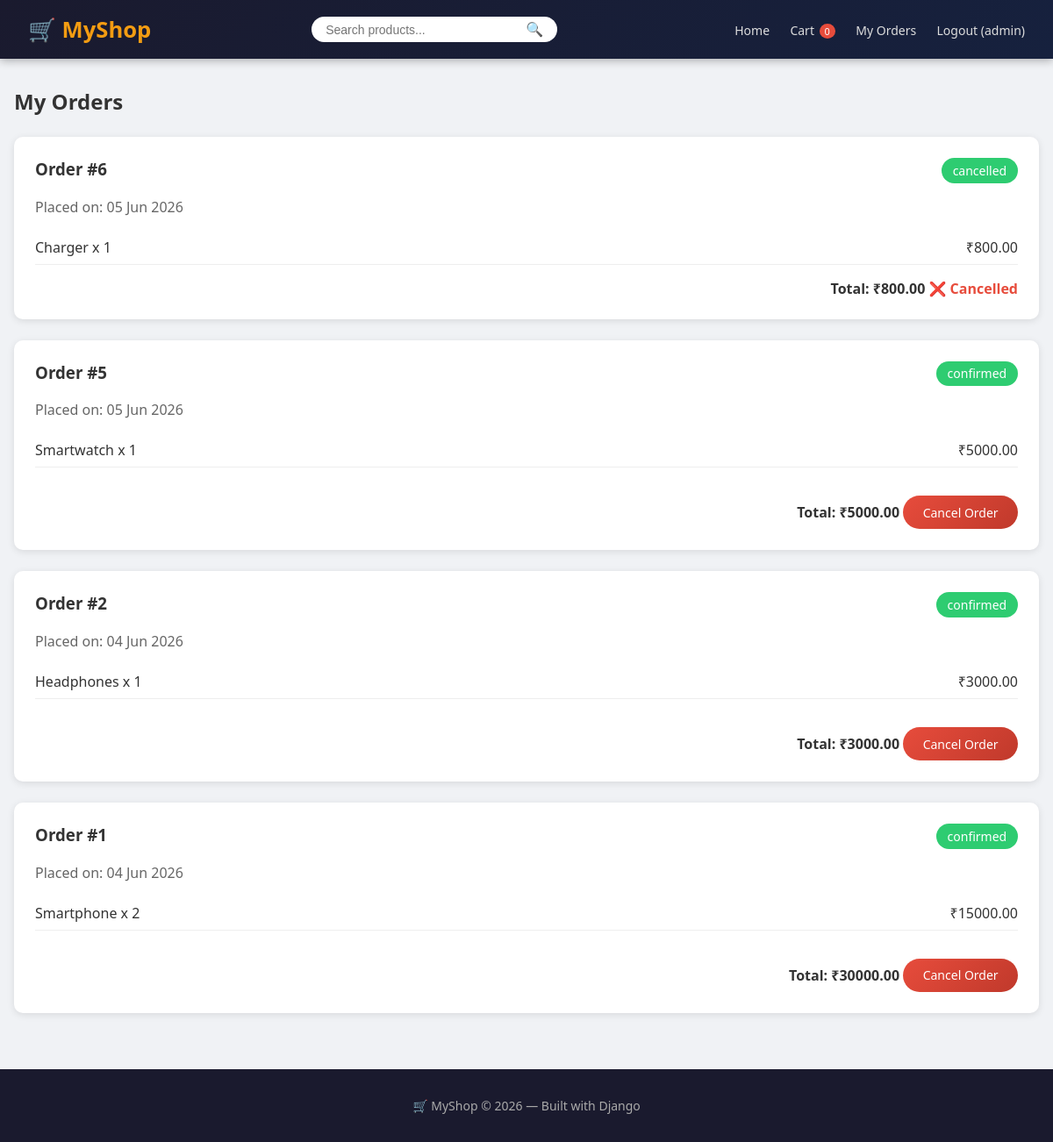
Screenshot of /orders/ (signed in) with the database file from the repository.
### store/models.py (models this page shows, shortened)
class Order(models.Model):
    STATUS_CHOICES = [
        ('pending',   'Pending'),
        ('confirmed', 'Confirmed'),
        ('delivered', 'Delivered'),
    ]
    user       = models.ForeignKey(User, on_delete=models.CASCADE)
    created_at = models.DateTimeField(auto_now_add=True)
    status     = models.CharField(max_length=20, choices=STATUS_CHOICES, default='pending')
    total      = models.DecimalField(max_digits=10, decimal_places=2, default=0)

class OrderItem(models.Model):
    order    = models.ForeignKey(Order, on_delete=models.CASCADE, related_name='items')
    product  = models.ForeignKey(Product, on_delete=models.CASCADE)
    quantity = models.IntegerField(default=1)
    price    = models.DecimalField(max_digits=10, decimal_places=2)

class Product(models.Model):
    name        = models.CharField(max_length=200)
    description = models.TextField()
    price       = models.DecimalField(max_digits=10, decimal_places=2)
    image       = models.ImageField(upload_to='products/', blank=True, null=True)
    stock       = models.IntegerField(default=0)
    created_at  = models.DateTimeField(auto_now_add=True)

### store/views.py (the view)
# urls.py: path('orders/', views.order_history, name='order_history'),
@login_required
def order_history(request):
    orders = Order.objects.filter(user=request.user).exclude(status='pending').order_by('-created_at')
    return render(request, 'store/order_history.html', {
        'orders': orders,
        'cart_count': get_cart_count(request)
    })

### store/views.py (called while the page is built)
def get_cart_count(request):
    if request.user.is_authenticated:
        order = Order.objects.filter(user=request.user, status='pending').first()
        if order:
            return order.items.count()
    return 0

### templates/store/order_history.html
{% extends 'store/base.html' %}
{% block content %}
<h2 style="margin-bottom:1.5rem">My Orders</h2>
{% if orders %}
    {% for order in orders %}
    <div style="background:white; border-radius:10px; padding:1.5rem; box-shadow:0 2px 8px rgba(0,0,0,0.1); margin-bottom:1.5rem">
        <div style="display:flex; justify-content:space-between; margin-bottom:1rem">
            <h3>Order #{{ order.id }}</h3>
            <span style="background:#2ecc71; color:white; padding:0.3rem 0.8rem; border-radius:20px; font-size:14px">{{ order.status }}</span>
        </div>
        <p style="color:#666; margin-bottom:1rem">Placed on: {{ order.created_at|date:"d M Y" }}</p>
        {% for item in order.items.all %}
        <div style="display:flex; justify-content:space-between; padding:0.5rem 0; border-bottom:1px solid #eee">
            <span>{{ item.product.name }} x {{ item.quantity }}</span>
            <span>₹{{ item.price }}</span>
        </div>
        {% endfor %}
        <div style="text-align:right; margin-top:1rem">
            <strong>Total: ₹{{ order.total }}</strong>
            {% if order.status == 'confirmed' %}
<a href="/orders/cancel/{{ order.id }}/" class="btn btn-danger" style="margin-top:1rem; display:inline-block">Cancel Order</a>
{% elif order.status == 'cancelled' %}
    <span style="color:#e74c3c; font-weight:bold">❌ Cancelled</span>
{% endif %}
        </div>
    </div>
    {% endfor %}
{% else %}
    <p>No orders yet. <a href="/">Start shopping!</a></p>
{% endif %}
{% endblock %}

### templates/store/base.html (shortened to what this page needs)
<!DOCTYPE html>
<html lang="en">
<head>
</head>
<body>
<nav>
    <a href="/" class="logo">🛒 MyShop</a>
    <form method="GET" action="/" class="search-bar">
        <input type="text" name="q" placeholder="Search products..." value="{{ request.GET.q }}">
        <button type="submit">🔍</button>
    </form>
    <div class="nav-links">
        <a href="/">Home</a>
        <a href="/cart/">Cart <span class="cart-badge">{{ cart_count }}</span></a>
        <a href="/orders/">My Orders</a>
        {% if user.is_authenticated %}
            <a href="/logout/">Logout ({{ user.username }})</a>
        {% else %}
            <a href="/login/">Login</a>
            <a href="/register/">Register</a>
        {% endif %}
    </div>
</nav>
<div class="container">
    {% block content %}{% endblock %}
</div>
<footer>
    <p>🛒 MyShop &copy; 2026 — Built with Django</p>
</footer>
</body>
</html>

### templates/store/base.html (style rules this page uses)
* { margin: 0; padding: 0; box-sizing: border-box; }
body { font-family: 'Segoe UI', sans-serif; background: #f0f2f5; color: #333; }
nav { background: linear-gradient(135deg, #1a1a2e, #16213e); padding: 1rem 2rem; display: flex; justify-content: space-between; align-items: center; box-shadow: 0 2px 10px rgba(0,0,0,0.3); position: sticky; top: 0; z-index: 100; }
.logo { color: #f39c12; font-size: 1.6rem; font-weight: bold; text-decoration: none; }
.nav-links a { color: #ddd; text-decoration: none; margin-left: 1.2rem; font-size: 14px; transition: color 0.2s; }
.cart-badge { background: #e74c3c; color: white; border-radius: 50%; padding: 1px 6px; font-size: 11px; margin-left: 2px; }
.search-bar { display: flex; align-items: center; background: white; border-radius: 25px; padding: 0.3rem 1rem; width: 280px; }
.search-bar input { border: none; outline: none; width: 100%; font-size: 14px; }
.search-bar button { background: none; border: none; cursor: pointer; color: #f39c12; font-size: 16px; }
.container { max-width: 1200px; margin: 2rem auto; padding: 0 1rem; }
.btn { display: inline-block; padding: 0.6rem 1.4rem; background: linear-gradient(135deg, #f3a863, #f3a863); color: white; border: none; border-radius: 25px; cursor: pointer; text-decoration: none; font-size: 14px; transition: transform 0.2s, box-shadow 0.2s; }
.btn-danger { background: linear-gradient(135deg, #e74c3c, #c0392b); }
footer { text-align: center; padding: 2rem; background: #1a1a2e; color: #aaa; margin-top: 4rem; font-size: 14px; }

### rows the page displays
Order: id "6", status "cancelled", created_at "05 Jun 2026", total "800.00", shows "❌ Cancelled"
OrderItem: product.name "Charger", quantity "1", price "800.00"
Order: id "5", status "confirmed", created_at "05 Jun 2026", total "5000.00"
OrderItem: product.name "Smartwatch", quantity "1", price "5000.00"
Order: id "2", status "confirmed", created_at "04 Jun 2026", total "3000.00"
OrderItem: product.name "Headphones", quantity "1", price "3000.00"
Order: id "1", status "confirmed", created_at "04 Jun 2026", total "30000.00"
OrderItem: product.name "Smartphone", quantity "2", price "15000.00"

### other values shown
{{ cart_count }} "0"
{{ user.username }} "admin"
